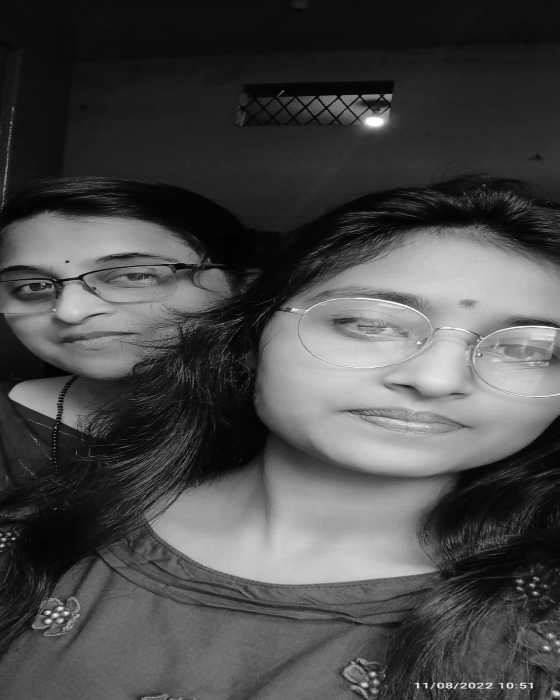
#> input picture utput.png, 560 x 700 px, given in place of the camera
$ python 11_webcam_color.py
#> lines starting #> are read from the running program, lines starting #| are printed output that depends on the picture; after the words box and inside, x2 and y2 are one past the last pixel; in counts of white or black regions, pixels touching at a corner belong together

import cv2
import numpy as np

#frame = cv2.imread("D:\\balls.jpg")
cap = cv2.VideoCapture(0,cv2.CAP_DSHOW)
#frame=cv2.resize(frame, (600,400))

def nothing(x):
    pass
cv2.namedWindow("color Adjustment")


cv2.createTrackbar("lower_h","color Adjustment", 0, 255, nothing)
cv2.createTrackbar("lower_s","color Adjustment", 0, 255, nothing)
cv2.createTrackbar("lower_v","color Adjustment", 0, 255, nothing)

cv2.createTrackbar("upper_h","color Adjustment", 0, 255, nothing)
cv2.createTrackbar("upper_s","color Adjustment", 0, 255, nothing)
cv2.createTrackbar("upper_v","color Adjustment", 0, 255, nothing)


while True:
    _,frame =  cap.read()
#> frame is the input picture: shape (700, 560, 3); min 0, max 255, mean 74
    frame=cv2.resize(frame, (600,400))
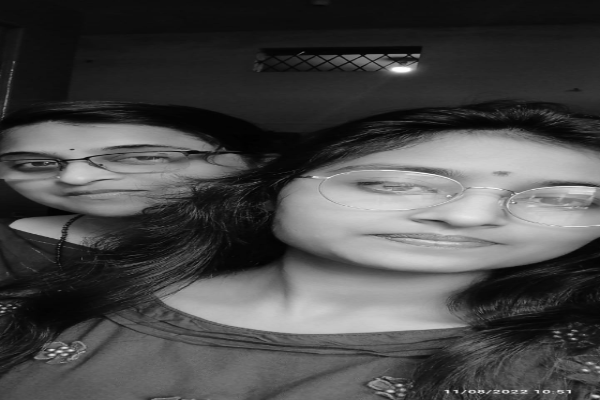
#> frame: shape (400, 600, 3); min 0, max 255, mean 74
    hsv=cv2.cvtColor(frame, cv2.COLOR_BGR2HSV)
#> hsv: shape (400, 600, 3); mean H, S, V 0, 0, 74

    l_h=cv2.getTrackbarPos("lower_h", "color Adjustment")
    l_s=cv2.getTrackbarPos("lower_s", "color Adjustment")
    l_v=cv2.getTrackbarPos("lower_v", "color Adjustment")

    u_h=cv2.getTrackbarPos("upper_h", "color Adjustment")
    u_s=cv2.getTrackbarPos("upper_s", "color Adjustment")
    u_v=cv2.getTrackbarPos("upper_v", "color Adjustment")

    lower_bound = np.array([l_h,l_s,l_v])
    upper_bound = np.array([u_h,u_s,u_v])

    mask = cv2.inRange(hsv,lower_bound,upper_bound)
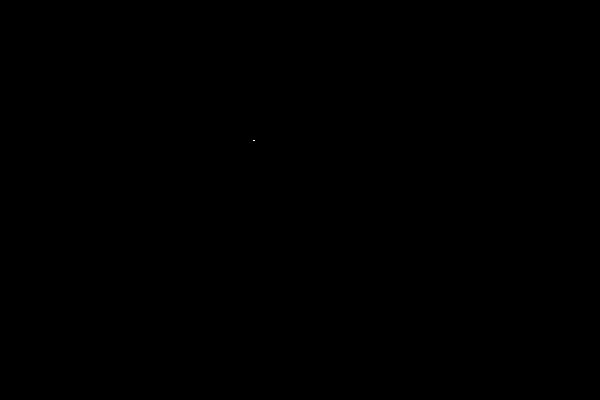
#> mask: shape (400, 600); 0% white in thin lines or dots, all inside (x1, y1, x2, y2) = (253, 140, 255, 141)

    res = cv2.bitwise_and(frame, frame,mask=mask)
#> res: shape (400, 600, 3); every value is 0

    cv2.imshow("original frame",frame)
    cv2.imshow("mask",mask)
    cv2.imshow("res", res)

    key=cv2.waitKey(1)
#> (key Esc is pressed here)
    if key==27:
        break
cv2.destroyAllWindows()
